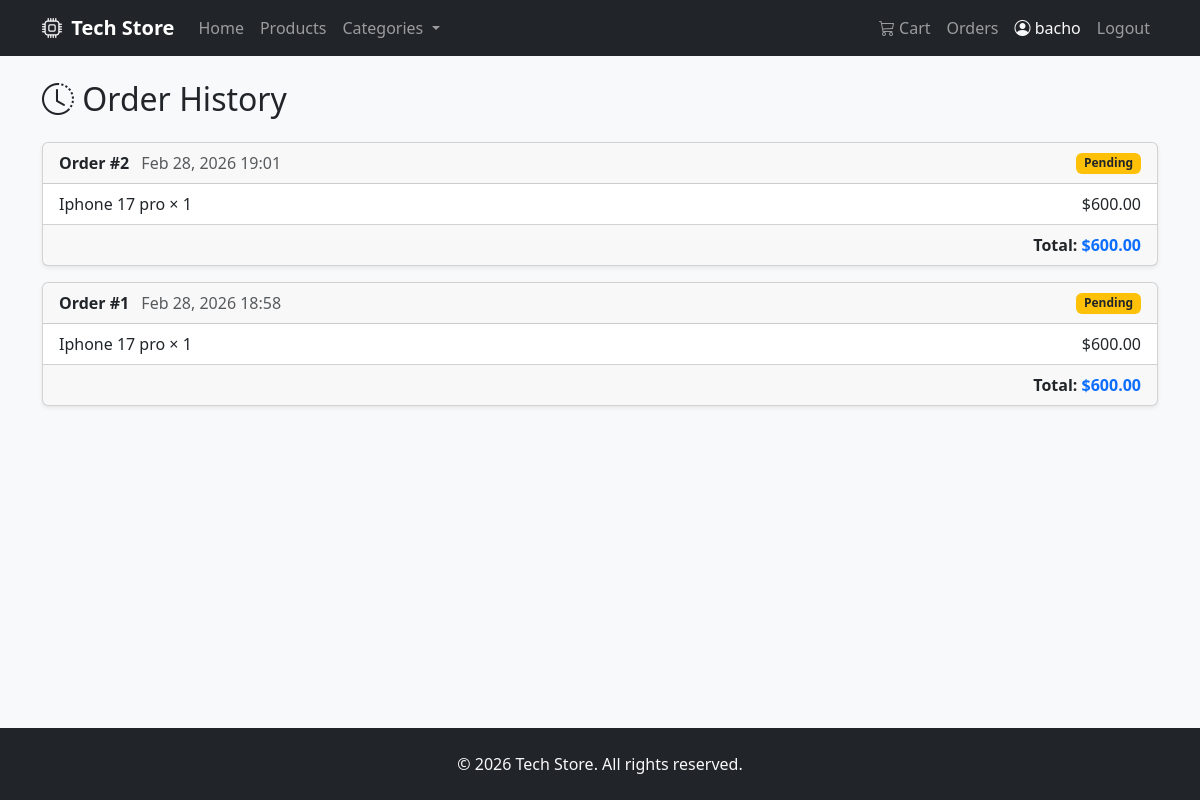
Screenshot of /orders/ (signed in) with the database file from the repository.
### orders/models.py (models this page shows, shortened)
class Order(models.Model):
    STATUS_CHOICES = [
        ('Pending', 'Pending'),
        ('Confirmed', 'Confirmed'),
        ('Delivered', 'Delivered'),
        ('Cancelled', 'Cancelled'),
    ]
    user = models.ForeignKey(User, on_delete=models.CASCADE, related_name='orders')
    full_name = models.CharField(max_length=100)
    address = models.TextField()
    phone = models.CharField(max_length=20)
    created_at = models.DateTimeField(auto_now_add=True)
    status = models.CharField(max_length=20, choices=STATUS_CHOICES, default='Pending')
    class Meta:
        ordering = ['-created_at']
    @property
    def total_price(self):
        return sum(item.subtotal for item in self.items.all())

class OrderItem(models.Model):
    order = models.ForeignKey(Order, on_delete=models.CASCADE, related_name='items')
    product = models.ForeignKey(Product, on_delete=models.CASCADE)
    quantity = models.PositiveIntegerField()
    price = models.DecimalField(max_digits=10, decimal_places=2)
    @property
    def subtotal(self):
        return self.quantity * self.price

### store/models.py (models this page shows, shortened)
class Product(models.Model):
    name = models.CharField(max_length=200)
    category = models.ForeignKey(Category, on_delete=models.CASCADE, related_name='products')
    description = models.TextField()
    price = models.DecimalField(max_digits=10, decimal_places=2)
    image = models.ImageField(upload_to='products/', blank=True, null=True)
    stock = models.PositiveIntegerField(default=0)
    is_available = models.BooleanField(default=True)
    created_at = models.DateTimeField(auto_now_add=True)
    class Meta:
        ordering = ['-created_at']

### orders/views.py (the view)
# urls.py: path('orders/', views.order_history, name='order_history'),
@login_required
def order_history(request):
    orders = Order.objects.filter(user=request.user).prefetch_related('items__product')
    return render(request, 'orders/order_history.html', {
        'orders': orders,
    })

### store/context_processors.py (called while the page is built)
def cart_count(request):
    if request.user.is_authenticated:
        count = CartItem.objects.filter(user=request.user).count()
    else:
        count = 0
    return {'cart_count': count}

def categories_nav(request):
    return {'categories_nav': Category.objects.all()}

### templates/orders/order_history.html (shortened to what this page needs)
{% extends 'base.html' %}
{% block content %}
<h2 class="mb-4"><i class="bi bi-clock-history"></i> Order History</h2>
{% if orders %}
{% for order in orders %}
<div class="card mb-3 shadow-sm">
    <div class="card-header d-flex justify-content-between align-items-center">
        <div>
            <strong>Order #{{ order.pk }}</strong>
            <span class="text-muted ms-2">{{ order.created_at|date:"M d, Y H:i" }}</span>
        </div>
        <span class="badge
            {% if order.status == 'Pending' %}bg-warning text-dark
            {% elif order.status == 'Confirmed' %}bg-info
            {% elif order.status == 'Delivered' %}bg-success
            {% elif order.status == 'Cancelled' %}bg-danger
            {% endif %}">
            {{ order.status }}
        </span>
    </div>
    <ul class="list-group list-group-flush">
        {% for item in order.items.all %}
        <li class="list-group-item d-flex justify-content-between">
            <span>{{ item.product.name }} × {{ item.quantity }}</span>
            <span>${{ item.subtotal }}</span>
        </li>
        {% endfor %}
    </ul>
    <div class="card-footer text-end">
        <strong>Total: <span class="text-primary">${{ order.total_price }}</span></strong>
    </div>
</div>
{% endfor %}
{% endif %}
{% endblock %}

### templates/base.html (shortened to what this page needs)
{% load static %}
<!DOCTYPE html>
<html lang="en">
<head>
    <link href="https://cdn.jsdelivr.net/npm/bootstrap@5.3.2/dist/css/bootstrap.min.css" rel="stylesheet">
    <link href="https://cdn.jsdelivr.net/npm/bootstrap-icons@1.11.1/font/bootstrap-icons.css" rel="stylesheet">
    <link href="{% static 'css/style.css' %}" rel="stylesheet">
</head>
<body>
    <nav class="navbar navbar-expand-lg navbar-dark bg-dark sticky-top">
        <div class="container">
            <a class="navbar-brand fw-bold" href="{% url 'home' %}">
                <i class="bi bi-cpu"></i> Tech Store
            </a>
            <div class="collapse navbar-collapse" id="navbarNav">
                <ul class="navbar-nav me-auto">
                    <li class="nav-item">
                        <a class="nav-link" href="{% url 'home' %}">Home</a>
                    </li>
                    <li class="nav-item">
                        <a class="nav-link" href="{% url 'product_list' %}">Products</a>
                    </li>
                    {% if categories_nav %}
                    <li class="nav-item dropdown">
                        <a class="nav-link dropdown-toggle" href="#" role="button" data-bs-toggle="dropdown">
                            Categories
                        </a>
                    </li>
                    {% endif %}
                </ul>
                <ul class="navbar-nav">
                    {% if user.is_authenticated %}
                    <li class="nav-item">
                        <a class="nav-link" href="{% url 'cart' %}">
                            <i class="bi bi-cart3"></i> Cart
                        </a>
                    </li>
                    <li class="nav-item">
                        <a class="nav-link" href="{% url 'order_history' %}">Orders</a>
                    </li>
                    <li class="nav-item">
                        <span class="nav-link text-light">
                            <i class="bi bi-person-circle"></i> {{ user.username }}
                        </span>
                    </li>
                    <li class="nav-item">
                        <form method="post" action="{% url 'logout' %}" class="d-inline">
                            <button type="submit" class="nav-link btn btn-link" style="cursor: pointer;">Logout</button>
                        </form>
                    </li>
                    {% endif %}
                </ul>
            </div>
        </div>
    </nav>
    <main class="container my-4">
        {% block content %}{% endblock %}
    </main>
    <footer class="bg-dark text-light py-4 mt-auto">
        <div class="container text-center">
            <p class="mb-0">&copy; 2026 Tech Store. All rights reserved.</p>
        </div>
    </footer>
</body>
</html>

### static/css/style.css (style rules this page uses)
body { min-height: 100vh; display: flex; flex-direction: column; background-color: #f8f9fa; }
main { flex: 1; }
.navbar-brand i { margin-right: 4px; }
footer { margin-top: auto; }

### rows the page displays
Order: pk "2", created_at "Feb 28, 2026 19:01", status "Pending", total_price "600.00"
OrderItem: product.name "Iphone 17 pro", quantity "1", subtotal "600.00"
Order: pk "1", created_at "Feb 28, 2026 18:58", status "Pending", total_price "600.00"
OrderItem: product.name "Iphone 17 pro", quantity "1", subtotal "600.00"

### other values shown
{{ user.username }} "bacho"
